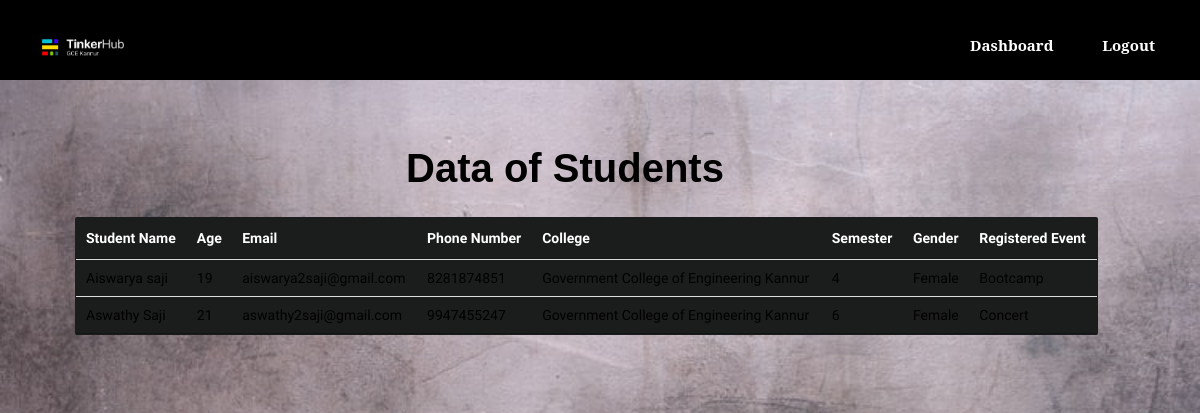
Screenshot of /data_students (signed in) with the database file from the repository.
### event/models.py (models this page shows, shortened)
class Student(models.Model):
    name = models.CharField('Full Name:',max_length=120)
    age = models.IntegerField('Age')
    email = models.EmailField('Email')
    phone = models.IntegerField('Phone Number')
    semester = models.IntegerField('Semester')
    college = models.CharField('College',max_length=120,default='')
    gender = models.CharField('Gender',max_length=20)
    event = models.CharField('Event Name',max_length=120,default='')

### event/views.py (the view)
# urls.py: path('data_students',views.data_students,name="data_students"),
def data_students(request):
    students = Student.objects.all()
    return render(request,'events/data_students.html',{
         "students" : students
    })

### event/templates/events/data_students.html (shortened to what this page needs)
{% load static %}
<!DOCTYPE html>
<html lang="en">
<head>
<link rel="stylesheet" href="https://maxcdn.bootstrapcdn.com/bootstrap/3.3.7/css/bootstrap.min.css">
<link rel="stylesheet" href="https://cdn.datatables.net/1.10.14/css/jquery.dataTables.min.css">
<link rel="stylesheet" href="https://cdnjs.cloudflare.com/ajax/libs/font-awesome/4.7.0/css/font-awesome.css">
<link rel="stylesheet" href="{% static 'css/update_events.css' %}">
</head>
<body>
    <div class="main">
        <div class="of">
            <img class="logo" src="{% static 'img/logo.png' %}" alt="logo of tinkerhub" >
            <div class="nav">
                <nav>
                    <ul>
                        <li><a class="home" href ="{%url 'dashboard' %}">Dashboard</a></li>
                        {% if user.is_authenticated %}
                            <li><a class="img" href="{% url 'admin-logout' %}">Logout</a></li>
                        {% else %}
                            <li><a class="img" href="{% url 'admin-logout' %}">Admin Login</a></li>
                        {% endif %}
                    </ul>
                </nav>
            </div>
        </div>
    <div class="admin-content">
    <div class="container p-30">
        {% if user.is_authenticated %}
            <div class="title">Data of Students</div>
            <div class="row">
                <div class="col-md-12 main-datatable">
                    <div class="card_body">
                            <table style="width:100%;" id="filtertable" class="table cust-datatable dataTable no-footer">
                                <thead class="hading">
                                    <tr>
                                        <td >Student Name</td>
                                        <td>Age</td>
                                        <td>Email</td>
                                    <td>Phone Number</td>
                                    <td>College</td>
                                    <td>Semester</td>
                                    <td>Gender</td>
                                    <td>Registered Event</td>
                                    </tr>
                                </thead>
                                <tbody class="content">
                                {% for student in students %}
                                    <tr>
                                        <td>{{ student.name }}</td>
                                        <td>{{ student.age }}</td>
                                        <td>{{ student.email }}</td>
                                    <td>{{ student.phone }}</td>
                                    <td>{{ student.college }}</td>
                                    <td>{{ student.semester }}</td>
                                    <td>{{ student.gender }}</td>
                                    <td>{{ student.event }}</td>
                                    </tr>
                                {% endfor %}
                                </tbody>
                            </table>
                    </div>
                </div>
            </div>
        {% endif %}
    </div>
    </div>
</div>
</body>
</html>

### static/css/update_events.css (style rules this page uses)
body { font-family: 'Raleway', sans-serif; height: auto; background: url(/static/img/image2.jpg); background-repeat: no-repeat; background-position: center center; background-size: cover; background-attachment: fixed; display: flex; height: 100vh; justify-content: center; align-items: center; overflow-x: hidden; scroll-behavior: auto; }
.p-30 { justify-content: center; align-items: center; }
.p-30 .title { color: black; font-family: sans-serif; font-size: 40px; font-weight: bolder; text-align: center; margin-bottom: 20px; margin-right: 100px; }
.main-datatable { margin-right: 10px; width: 90%; }
.card_body { border: 1px solid transparent; border-radius: 2px; width: 100%; margin-bottom: 50px; margin-left: 30px; background-color: rgb(27, 29, 29); }
.main { width: 100%; height: 100vh; }
.of { background-color: black; height: 80px; }
.logo { width: 8%; border-radius: 50%; margin-left: 35px; margin-top: 0; margin-bottom: 20px; }
.nav { float: right; list-style: none; margin-top: 10px; font-family: 'Noto Serif', serif; font-size: 15px; font-weight: bold; }
.nav a { text-decoration: none; color: #fff; }
.nav li { display: inline-block; margin-right: 45px; margin-top: 25px; }
.admin-content { margin-top: 5%; margin-right: 10px; margin-left:30px ; margin-bottom: 40px; }
.hading { margin-right: 10px; background-color: none; }
.hading { color: white; font-weight: bold ; }
.content { font-family: 'Kaisei HarunoUmi', serif; color: black; }

### rows the page displays
Student: name "Aiswarya saji", age "19", email "aiswarya2saji@gmail.com", phone "8281874851", college "Government College of Engineering Kannur", semester "4", gender "Female", event "Bootcamp"
Student: name "Aswathy Saji", age "21", email "aswathy2saji@gmail.com", phone "9947455247", college "Government College of Engineering Kannur", semester "6", gender "Female", event "Concert"
